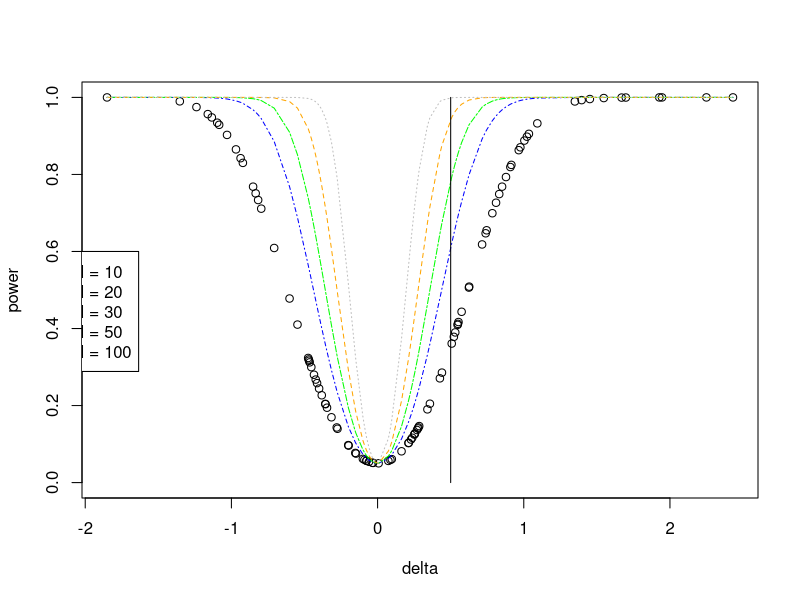
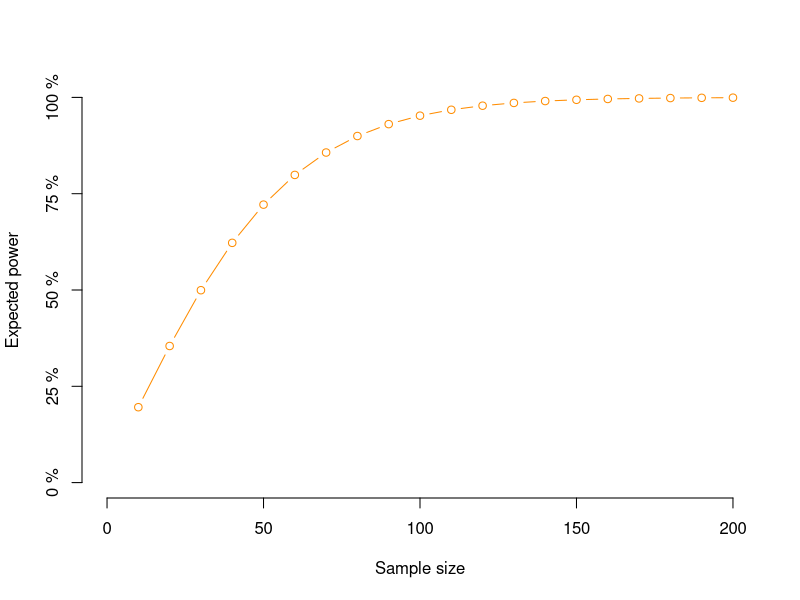
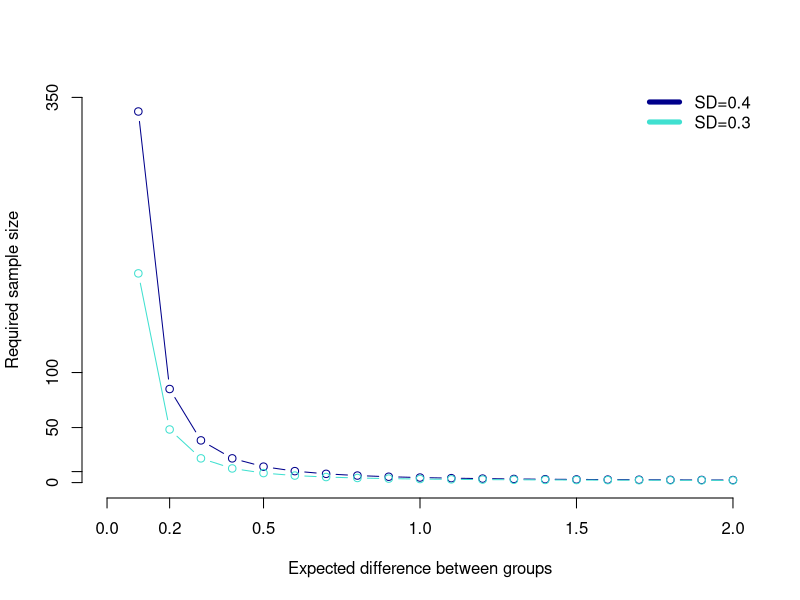

Recreate these plots in R, in order.
## ---- chunk 1
delta = rnorm(100,0,1)
delta = delta[order(delta, decreasing = F)]


# effect size with different n
plot(delta,
     pnorm(sqrt(10)*delta-qnorm(0.975))+pnorm(-sqrt(10)*delta-qnorm(0.975)), 
     xlab='delta',ylim=c(0,1), ylab='power', lty=2)
lines(delta,
     pnorm(sqrt(20)*delta-qnorm(0.975))+pnorm(-sqrt(20)*delta-qnorm(0.975)), 
     lty=4, col = "blue")
lines(delta,
     pnorm(sqrt(30)*delta-qnorm(0.975))+pnorm(-sqrt(30)*delta-qnorm(0.975)), 
    lty=6, col = "green")
lines(delta,
     pnorm(sqrt(50)*delta-qnorm(0.975))+pnorm(-sqrt(50)*delta-qnorm(0.975)), 
    lty=8, col = "orange")
lines(delta,
     pnorm(sqrt(100)*delta-qnorm(0.975))+pnorm(-sqrt(100)*delta-qnorm(0.975)), 
    lty=9, col = "grey")

# 
delta_value <- 0.5
lines(c(delta_value, delta_value),c(0,1))

legend(-2.5, 0.6, legend=c("N = 10","N = 20","N = 30", "N = 50", "N = 100"), 
        col=c("black", "blue", "green", "orange", "grey"),
        lty=c(2,4,6,8,9))

## ---- chunk 2
power.prop.test(n=28,p1=0.3,p2=0.55)
## ---- chunk 3
power.prop.test(power=0.8,p1=0.3,p2=0.55)

## ---- chunk 4
power.t.test(n=6,delta=0.3,sd=0.28,type="two.sample")

## ---- chunk 5
power.t.test(power=0.9,delta=0.3,sd=0.28,type="two.sample")

## ---- chunk 6
samplesizes <- seq(from=10,to=200,by=10)
power.samplesizes <- power.prop.test(n=samplesizes,p1=0.3,p2=0.55)$power
plot(samplesizes,
     power.samplesizes,
     xlim=c(0,200),
     xlab="Sample size",
     ylab="Expected power",
     ylim=c(0,1),
     type="b",
     col="darkorange",
     lwd=1,
     axes=FALSE)
axis(1,at=c(0,50,100,150,200))
axis(2,at=c(0,0.25,0.5,0.75,1),labels=paste(c(0,25,50,75,100),"%"))
## ---- chunk 7
differences <- seq(from=0.1,to=2,by=0.1)
samplesize.sd04 <- sapply(differences,
                          function(d){power.t.test(power=0.9,
                                                   delta=d,
                                                   sd=0.4,
                                                   type="two.sample")$n})
samplesize.sd03 <- sapply(differences,
                          function(d){power.t.test(power=0.9,
                                                   delta=d,
                                                   sd=0.3,
                                                   type="two.sample")$n})
plot(differences,
     samplesize.sd04,
     xlim=c(0,2),
     xlab="Expected difference between groups",
     ylab="Required sample size",
     ylim=c(0,350),
     type="b",
     col="darkblue",
     lwd=1,
     axes=FALSE)
lines(differences, 
      samplesize.sd03,
      col="turquoise",
      lwd=1,
      type="b")
axis(1,at=c(0,0.2,0.5,1,1.5,2))
axis(2,at=c(350,100,50,10,0))
legend(x="topright",lwd=5,bty="n",legend=c("SD=0.4","SD=0.3"),col=c("darkblue","turquoise"))
## ---- chunk 8

